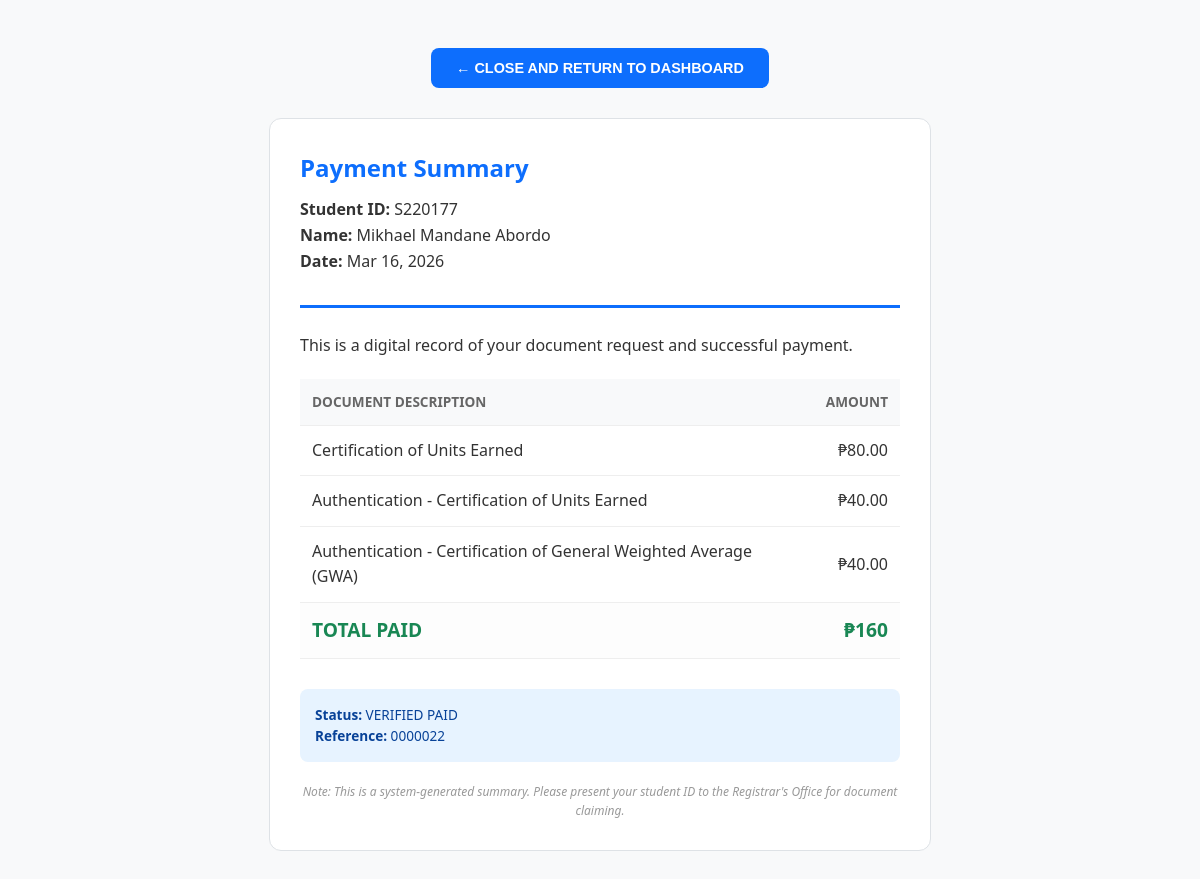
The page /api/cashier/receipt/67/ (signed in) on the database as committed earlier.
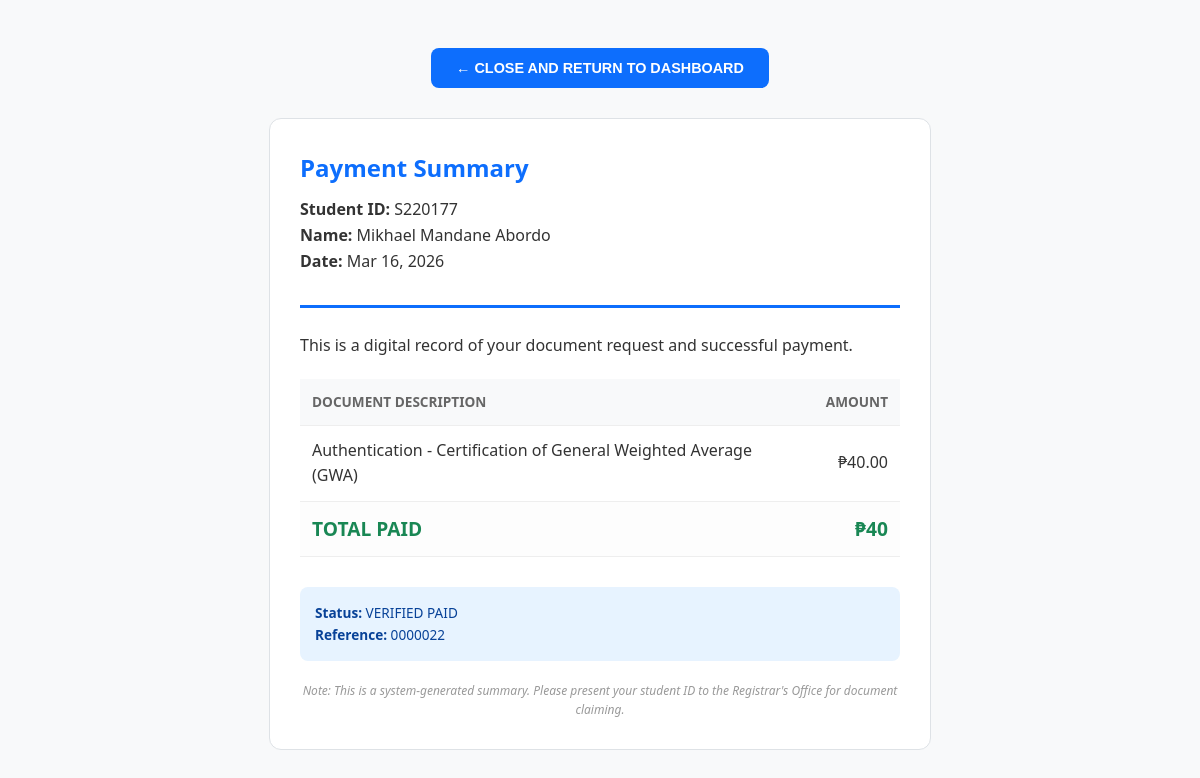
The same page on the database as committed later.
### requests_app/models.py (models this page shows, shortened)
class StudentMasterList(models.Model):
    student_id = models.CharField(max_length=7, unique=True, validators=[id_validator])
    full_name = models.CharField(max_length=255)
    course = models.CharField(max_length=100)
    major = models.CharField(max_length=100, blank=True, null=True)
    email = models.EmailField(unique=True)
    phone_number = models.CharField(max_length=15)

class DocumentRequest(models.Model):
    STATUS_CHOICES = [
        ('PENDING', 'Pending Review'),
        ('REJECTED', 'Rejected'),
        ('PAYMENT_REQUIRED', 'Awaiting Payment'),
        ('PAID', 'Paid - To be Processed'),
        ('PROCESSING', 'Processing Document'),
        ('READY', 'Ready for Pickup / Shipping'),
        ('COMPLETED', 'Claimed/Finished'),
    ]
    DELIVERY_CHOICES = [
        ('PICKUP', 'In-person Pickup'),
        ('LBC', 'LBC Delivery'),
    ]
    LBC_TYPE_CHOICES = [
        ('RIDER', 'Rider Delivery (Home)'),
        ('BRANCH', 'Branch Pick Up'),
    ]
    lbc_type = models.CharField(max_length=10, choices=LBC_TYPE_CHOICES, default='RIDER', null=True, blank=True)
    lbc_branch_name = models.CharField(max_length=255, blank=True, null=True)
    student = models.ForeignKey(User, on_delete=models.CASCADE, related_name='requests')
    document_type = models.ForeignKey(DocumentType, on_delete=models.CASCADE)
    reason = models.TextField()
    status = models.CharField(max_length=20, choices=STATUS_CHOICES, default='PENDING')
    batch_id = models.CharField(max_length=100, blank=True, null=True)
    delivery_method = models.CharField(max_length=10, choices=DELIVERY_CHOICES, default='PICKUP')
    is_deleted = models.BooleanField(default=False)
    receipt_number = models.CharField(max_length=10, blank=True, null=True)
    payment_reference = models.CharField(max_length=100, blank=True, null=True)
    created_at = models.DateTimeField(auto_now_add=True)
    generated_content = models.TextField(null=True, blank=True)
    tracking_number = models.CharField(max_length=100, blank=True, null=True)
    shipping_first_name = models.CharField(max_length=100, blank=True, null=True)
    shipping_last_name = models.CharField(max_length=100, blank=True, null=True)
    shipping_phone = models.CharField(max_length=15, blank=True, null=True)
    shipping_floor = models.CharField(max_length=100, blank=True, null=True)
    shipping_street = models.CharField(max_length=255, blank=True, null=True)
    shipping_province = models.CharField(max_length=100, blank=True, null=True)
    shipping_city = models.CharField(max_length=100, blank=True, null=True)
    shipping_barangay = models.CharField(max_length=100, blank=True, null=True)
    shipping_zip = models.CharField(max_length=10, blank=True, null=True)
    shipping_landmark = models.CharField(max_length=255, blank=True, null=True)

class DocumentType(models.Model):
    name = models.CharField(max_length=100)
    price = models.DecimalField(max_digits=10, decimal_places=2, default=0.00)

### requests_app/views.py (the view)
# urls.py: path('cashier/receipt/<int:req_id>/', views.generate_receipt, name='generate_receipt'),
@login_required
def generate_receipt(request, req_id):
    doc_req = get_object_or_404(DocumentRequest, id=req_id)
    is_staff = request.user.groups.filter(name__in=['Registrar', 'Cashier', 'Accounting']).exists()
    if not (doc_req.student == request.user or is_staff or request.user.is_superuser): raise PermissionDenied()
    batch = DocumentRequest.objects.filter(receipt_number=doc_req.receipt_number) if doc_req.receipt_number else DocumentRequest.objects.filter(id=req_id)
    student = StudentMasterList.objects.filter(student_id=doc_req.student.username).first()
    return render(request, 'receipt_invoice.html', {'doc': doc_req, 'batch_items': batch, 'student': student, 'today': timezone.now(), 'total_amount': batch.aggregate(Sum('document_type__price'))['document_type__price__sum'] or 0, 'display_receipt_no': doc_req.receipt_number or "PENDING"})

### requests_app/templates/receipt_invoice.html (shortened to what this page needs)
<!DOCTYPE html>
<html lang="en">
<head>
</head>
<body>
    <div class="no-print">
    <button onclick="window.close()" class="btn-back" style="border: none; cursor: pointer;">
        &larr; CLOSE AND RETURN TO DASHBOARD
    </button>
</div>
    <div class="container">
        <div class="header">
            <h2>Payment Summary</h2>
            <p style="margin-top: 10px;">
                <strong>Student ID:</strong> {{ student.student_id }}<br>
                <strong>Name:</strong> {{ student.full_name }}<br>
                <strong>Date:</strong> {{ today|date:"M d, Y" }}
            </p>
        </div>
        <p>This is a digital record of your document request and successful payment.</p>
        <table>
            <thead>
                <tr>
                    <th>Document Description</th>
                    <th style="text-align: right;">Amount</th>
                </tr>
            </thead>
            <tbody>
                {% for item in batch_items %}
                <tr>
                    <td>{{ item.document_type.name }}</td>
                    <td style="text-align: right;">₱{{ item.document_type.price }}</td>
                </tr>
                {% endfor %}
                <tr class="total-row">
                    <td>TOTAL PAID</td>
                    <td style="text-align: right;">₱{{ total_amount }}</td>
                </tr>
            </tbody>
        </table>
        <div style="margin-top: 30px; padding: 15px; background-color: #e7f3ff; border-radius: 8px; font-size: 0.85rem; color: #084298;">
            <p style="margin: 0;"><strong>Status:</strong> VERIFIED PAID<br>
               <strong>Reference:</strong> {{ display_receipt_no }}</p>
        </div>
        <div style="margin-top: 20px; font-size: 0.75rem; color: #999; text-align: center;">
            <em>Note: This is a system-generated summary. Please present your student ID to the Registrar's Office for document claiming.</em>
        </div>
    </div>
</body>
</html>

### requests_app/templates/receipt_invoice.html (style rules this page uses)
body { font-family: 'Segoe UI', Tahoma, Geneva, Verdana, sans-serif; padding: 40px; color: #333; line-height: 1.6; background-color: #f8f9fa; }
.container { max-width: 600px; margin: auto; border: 1px solid #dee2e6; padding: 30px; border-radius: 12px; background-color: #ffffff; shadow: 0 4px 6px rgba(0,0,0,0.1); }
.header { border-bottom: 3px solid #0d6efd; padding-bottom: 15px; margin-bottom: 25px; }
.header h2 { color: #0d6efd; margin: 0; font-weight: bold; }
table { width: 100%; border-collapse: collapse; margin: 20px 0; }
th, td { text-align: left; padding: 12px; border-bottom: 1px solid #eee; }
th { background-color: #f8f9fa; font-size: 0.85rem; text-transform: uppercase; color: #666; }
.total-row { font-size: 1.2rem; font-weight: bold; color: #198754; background: #fdfdfd; }
.btn-back { display: inline-block; padding: 12px 25px; background-color: #0d6efd; color: white; text-decoration: none; border-radius: 8px; font-weight: bold; font-size: 0.9rem; border: none; cursor: pointer; transition: background 0.2s; }
.no-print { margin-bottom: 30px; text-align: center; }

Rows that differ between the two databases and show on the page:
removed DocumentRequest: document_type.name "Certification of Units Earned", document_type.price "80.00"
removed DocumentRequest: document_type.name "Authentication - Certification of Units Earned", document_type.price "40.00"
Other text that changed with them:
{{ total_amount }}: "160" → "40"
